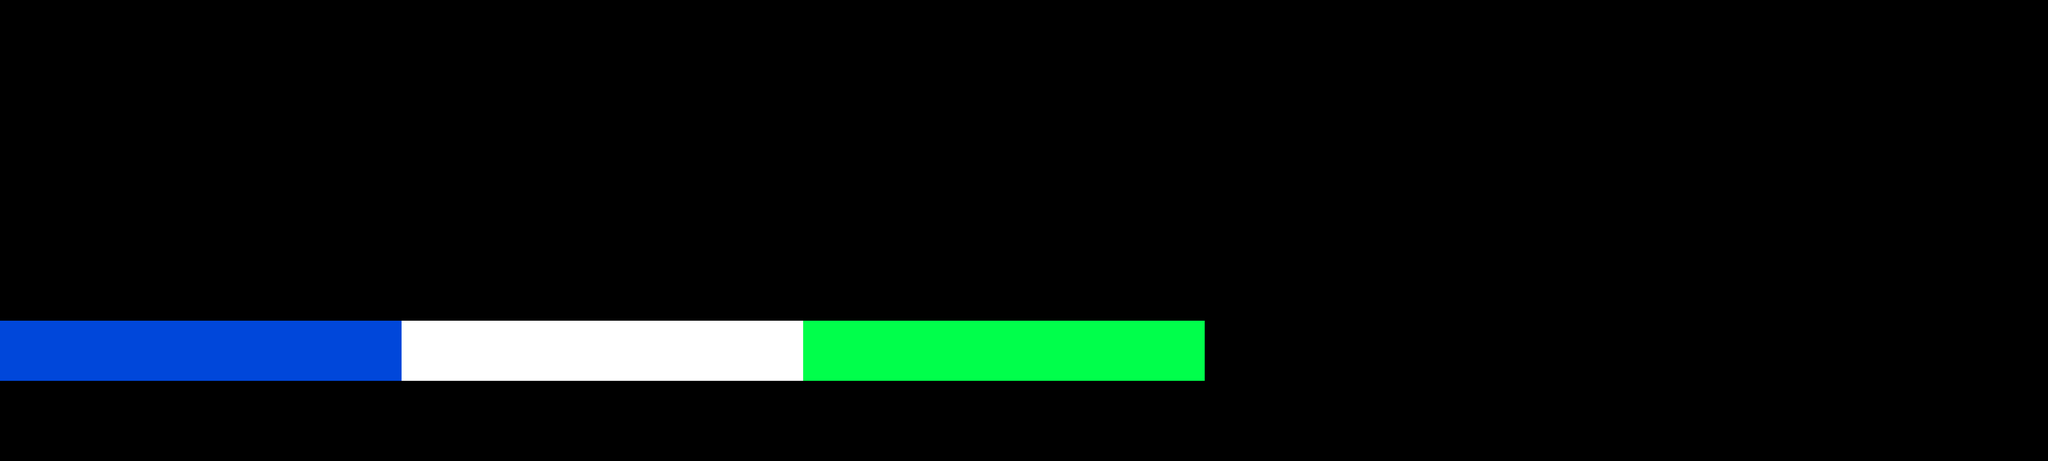

This game map was drawn from its Tiled (.tmx) file and the tilesets committed beside it. A one-line description and the trimmed map source follow:
An orthogonal 102x23 tile map with 48x48 px tiles, 3 tile layers (solidLayer, topLayer, side_bottomLayer), 4 tilesets and 2 objects (player_spawn, fall_zone).

<map version="1.10" tiledversion="1.11.2" orientation="orthogonal" renderorder="right-down" width="102" height="23" tilewidth="48" tileheight="48" infinite="0" nextlayerid="11" nextobjectid="7">
 <properties>
  <property name="side_bottomSet" value="side_bottomTiles" />
  <property name="solidSet" value="solidTiles" />
  <property name="topSet" value="topTiles" />
 </properties>
 <tileset firstgid="1" source="test.tsx" />
 <tileset firstgid="391" source="solidTiles.tsx" />
 <tileset firstgid="2741" source="topTiles.tsx" />
 <tileset firstgid="5091" source="side_bottomTiles.tsx" />
 <group id="8" name="collisionLayer">
  <layer id="9" name="solidLayer" width="102" height="23">
   <properties>
    <property name="tileset" value="solidTiles" />
   </properties>
   <data>[2346 cells, 60 non-empty, 1 distinct tile ids]</data>
  </layer>
  <layer id="7" name="topLayer" width="102" height="23">
   <properties>
    <property name="tileset" value="topTiles" />
   </properties>
   <data>[2346 cells, 1913 non-empty, 2 distinct tile ids]</data>
  </layer>
  <layer id="10" name="side_bottomLayer" width="102" height="23">
   <properties>
    <property name="tileset" value="side_bottomTiles" />
   </properties>
   <data>[2346 cells, 60 non-empty, 1 distinct tile ids]</data>
  </layer>
 </group>
 <objectgroup id="2" name="objects">
  <object id="5" name="spawn" type="player_spawn" x="672" y="576">
   <point />
  </object>
  <object id="6" name="death" type="fall_zone" x="0" y="1008" width="1488" height="96" />
 </objectgroup>
</map>
